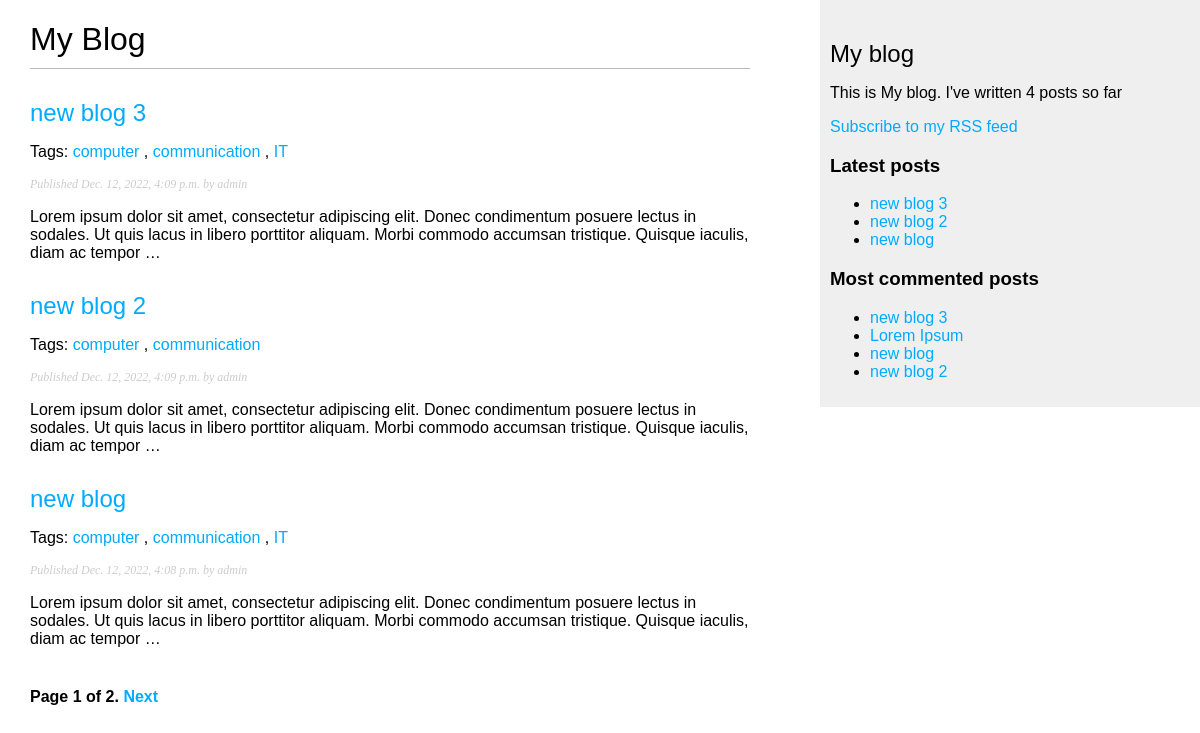
The page /blog/ on the database as committed earlier.
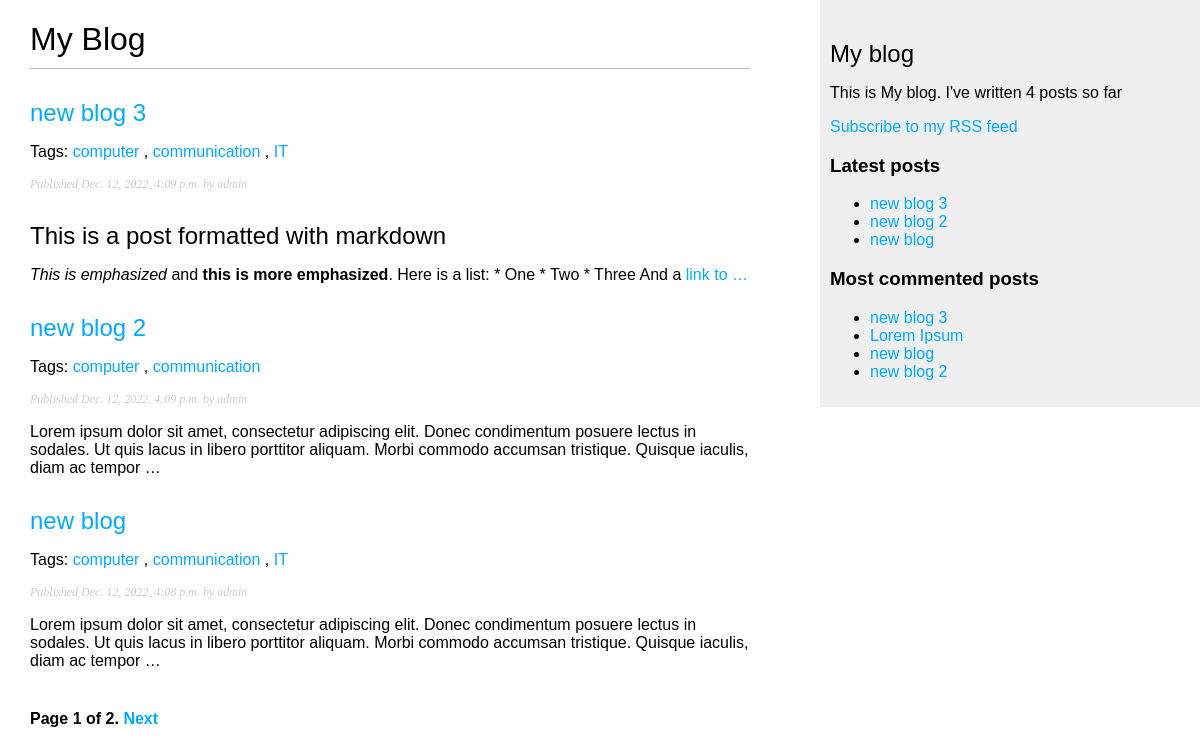
The same page on the database as committed later.
### blog/models.py (models this page shows, shortened)
class Post(models.Model):
    class Status(models.TextChoices):
        DRAFT = 'DF', 'Draft'
        PUBLISHED = 'PB', 'Published'
    title = models.CharField(max_length=250)
    slug = models.SlugField(max_length=250, unique_for_date='publish')
    author = models.ForeignKey(User, on_delete=models.CASCADE, related_name="blog_posts")
    body = models.TextField()
    publish = models.DateTimeField(default=timezone.now)
    created = models.DateTimeField(auto_now_add=True)
    updated = models.DateTimeField(auto_now=True)
    status = models.CharField(max_length=2, choices=Status.choices, default=Status.DRAFT)
    objects = models.Manager()
    published = PublishedManager()
    tags = TaggableManager()
    class Meta:
        ordering = ['-publish']
        indexes = [
            models.Index(fields=['-publish']),
        ]
    def get_absolute_url(self):
        return reverse('blog:post_detail', args=[self.publish.year,
                                                self.publish.month,
                                                self.publish.day,
                                                self.slug])

### blog/views.py (the view)
# urls.py: path('', views.post_list, name='post_list'),
def post_list(request, tag_slug=None):
    post_list = Post.published.all()
    tag = None
    if tag_slug:
        tag = get_object_or_404(Tag, slug=tag_slug)
        post_list = post_list.filter(tags__in=[tag])
    paginator = Paginator(post_list, 3)
    page_number = request.GET.get('page', 1)
    try:
        posts = paginator.page(page_number)
    except PageNotAnInteger:
        posts = paginator.page(1)
    except EmptyPage:
        posts = paginator.page(paginator.num_pages)
    return render(request, 'blog/post/list.html',
                            {
                                'posts': posts,
                                'tag': tag
                            })

### blog/models.py (called while the page is built)
    def get_queryset(self):
        return super().get_queryset()\
                        .filter(status=Post.Status.PUBLISHED)

### blog/templatetags/blog_tags.py (called while the page is built)
@register.simple_tag
def total_posts():
    return Post.published.count()

@register.inclusion_tag('blog/post/latest_posts.html')
def show_latest_posts(count=5):
    latest_posts = Post.published.order_by('-publish')[:count]
    return {'latest_posts': latest_posts}

@register.simple_tag
def get_most_commented_posts(count=5):
    return Post.published.annotate(
        total_comments=Count('comments')
    ).order_by('-total_comments')[:count]

@register.filter(name='markdown')
def markdown_format(text):
    return mark_safe(markdown.markdown(text))

### blog/templates/blog/post/list.html (shortened to what this page needs)
{% extends "blog/base.html" %}
{% load blog_tags %}
{% block content %}
<h1>My Blog</h1>
{% for post in posts %}
<h2><a href="{{post.get_absolute_url}}">{{ post.title }}</a></h2>
<p class="tags">Tags:
    {% for tag in post.tags.all %}
    <a href="{% url 'blog:post_list_by_tag' tag.slug %}">{{ tag.name }}</a>
    {% if not forloop.last %}, {% endif %}
    {% endfor %}
</p>
<p class="date"> Published {{ post.publish }} by {{ post.author }}</p>
{{ post.body|markdown|truncatewords_html:30 }}
{% endfor %}
{% include 'blog/pagination.html' with page=posts %}
{% endblock %}

### blog/templates/blog/base.html (shortened to what this page needs)
{% load blog_tags %}
{% load static %}
<!DOCTYPE html>
<html lang="en">
<head>
    <link rel="stylesheet" href="{% static 'css/blog.css' %}">
</head>
<body>
    <div id="content">
        {% block content %}
        {% endblock %}
    </div>
    <div id="sidebar">
        <h2>My blog</h2>
        <p>This is My blog. I've written {% total_posts %} posts so far</p>
        <p>
            <a href="{% url 'blog:post_feed' %}">Subscribe to my RSS feed</a>
        </p>
        <h3>Latest posts</h3>
        {% show_latest_posts 3 %}
        <h3>Most commented posts</h3>
        {% get_most_commented_posts as most_commented_posts %}
        <ul>
            {% for post in most_commented_posts %}
            <li><a href="{{ post.get_absolute_url }}">{{ post.title }}</a></li>
            {% endfor %}
        </ul>
    </div>
</body>
</html>

### blog/templates/blog/post/latest_posts.html
<ul>
    {% for post in latest_posts %}
    <li>
        <a href="{{ post.get_absolute_url }}">{{ post.title }}</a>
    </li>
    {% endfor %}
</ul>

Rows that differ between the two databases and show on the page:
changed Post "new blog 3": body "Lorem ipsum dolor sit amet, consectetur adipiscing elit. Donec condimentum posuere lectus in sodales. Ut quis lacus in libero porttitor aliquam. Morbi commodo accumsan tristique. Quisque iaculis, diam ac tempor …" → "This is a post formatted with markdown This is emphasized and this is more emphasized . Here is a list: * One * Two * Three And a link to …"
